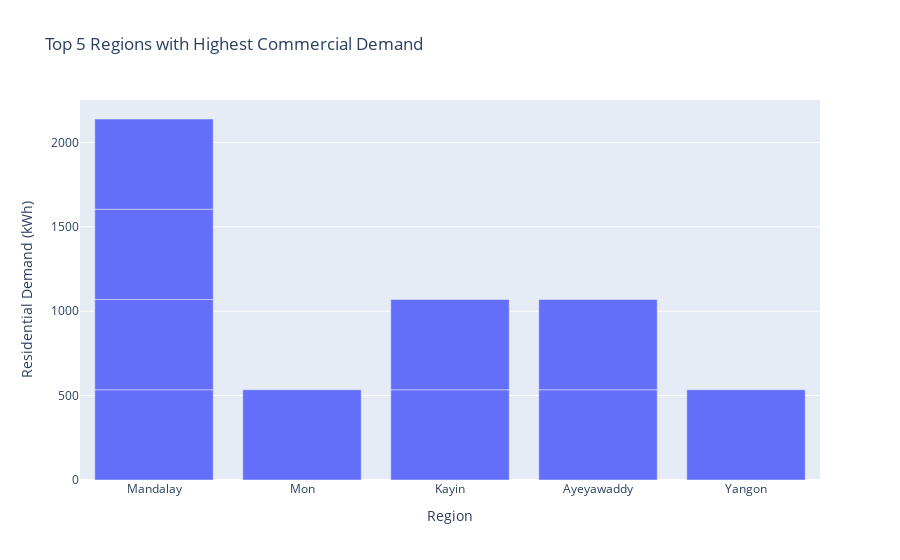

Here is the notebook cell this chart was saved with:
### Code cell
# Q4: Regions with highest commercial demand
high_commercial_demand = df[['Admin1', 'ResidentialDemandTierCustom']].sort_values(by='ResidentialDemandTierCustom', ascending=False).head(10)

fig = px.bar(high_commercial_demand, x='Admin1', y='ResidentialDemandTierCustom', title='Top 5 Regions with Highest Commercial Demand', labels={'ResidentialDemandTierCustom':'Residential Demand (kWh)'})
fig.update_xaxes(title_text='Region')
fig.show()

### Figure 1 — Plotly figure (JSON) as saved in the notebook; plotly's stock layout.template omitted (floating-point values rounded to 4 significant figures)
{"data": [{"alignmentgroup": "True", "hovertemplate": "Admin1=%{x}<br>Residential Demand (kWh)=%{y}<extra></extra>", "legendgroup": "", "marker": {"color": "#636efa", "pattern": {"shape": ""}}, "name": "", "offsetgroup": "", "orientation": "v", "showlegend": false, "textposition": "auto", "type": "bar", "x": ["Mandalay", "Mandalay", "Mon", "Kayin", "Mandalay", "Kayin", "Ayeyawaddy", "Ayeyawaddy", "Yangon", "Mandalay"], "xaxis": "x", "y": [534.6, 534.6, 534.6, 534.6, 534.6, 534.6, 534.6, 534.6, 534.6, 534.6], "yaxis": "y"}], "layout": {"barmode": "relative", "legend": {"tracegroupgap": 0}, "title": {"text": "Top 5 Regions with Highest Commercial Demand"}, "xaxis": {"anchor": "y", "domain": [0, 1], "title": {"text": "Region"}}, "yaxis": {"anchor": "x", "domain": [0, 1], "title": {"text": "Residential Demand (kWh)"}}}}
